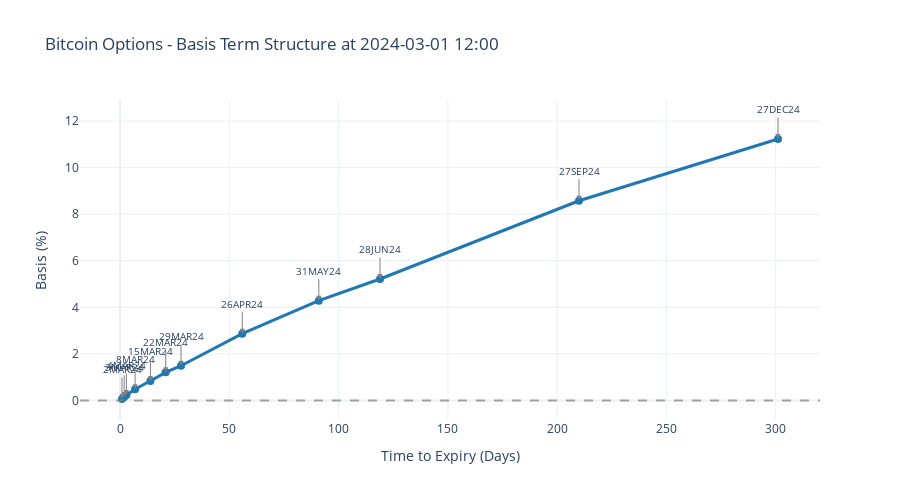

The cell this chart's notebook holds for it:
### Code cell
# Term structure of basis across expiries
# Plot basis vs time-to-expiry for a specific datetime

if not df_results.is_empty():
    # Input datetime for term structure analysis
    analysis_datetime = datetime(2024, 3, 1, 12, 0, 0)  # Example: March 1, 2024 at 12:00
    
    print(f"📊 TERM STRUCTURE ANALYSIS at {analysis_datetime}")
    
    # Find data closest to the specified datetime
    tolerance_minutes = 30  # Look within 30 minutes
    target_time = analysis_datetime
    
    term_structure_data = []
    
    for expiry in symbol_manager.opt_expiries:
        # Get data for this expiry around the target time
        expiry_data = df_results.filter(
            (pl.col('expiry') == expiry) & 
            (pl.col('timestamp') >= target_time - timedelta(minutes=tolerance_minutes)) &
            (pl.col('timestamp') <= target_time + timedelta(minutes=tolerance_minutes))
        ).sort('timestamp')
        
        if not expiry_data.is_empty():
            # Take the closest timestamp to our target
            closest_data = expiry_data.head(1)
            
            # Calculate basis and time to expiry
            basis = (closest_data['F'][0] / closest_data['S'][0]) - 1
            tau = closest_data['tau'][0]  # Time to expiry in years
            actual_timestamp = closest_data['timestamp'][0]
            
            term_structure_data.append({
                'expiry': expiry,
                'time_to_expiry_days': tau * 365.25,  # Convert to days
                'basis': basis,
                'basis_pct': basis * 100,
                'forward_price': closest_data['F'][0],
                'spot_price': closest_data['S'][0],
                'timestamp': actual_timestamp,
                'r': closest_data['r'][0],
                'q': closest_data['q'][0]
            })
    
    if term_structure_data:
        # Create DataFrame and sort by time to expiry
        df_term = pl.DataFrame(term_structure_data).sort('time_to_expiry_days')
        
        print(f"Found {len(df_term)} expiries within {tolerance_minutes} minutes of target time")
        
        # Create term structure plot
        fig = go.Figure()
        
        fig.add_trace(go.Scatter(
            x=df_term['time_to_expiry_days'].to_list(),
            y=df_term['basis_pct'].to_list(),
            mode='lines+markers',
            name='Basis',
            line=dict(color='#1f77b4', width=3),
            marker=dict(size=8, color='#1f77b4'),
            text=df_term['expiry'].to_list(),
            textposition='top center',
            hovertemplate=(
                '<b>%{text}</b><br>' +
                'Days to Expiry: %{x:.1f}<br>' +
                'Basis: %{y:.3f}%<br>' +
                'Forward: $%{customdata[0]:.2f}<br>' +
                'Spot: $%{customdata[1]:.2f}<br>' +
                '<extra></extra>'
            ),
            customdata=list(zip(
                df_term['forward_price'].to_list(),
                df_term['spot_price'].to_list()
            ))
        ))
        
        # Add horizontal line at zero
        fig.add_hline(y=0, line_dash="dash", line_color="gray", opacity=0.7)
        
        fig.update_layout(
            title=f"Bitcoin Options - Basis Term Structure at {analysis_datetime.strftime('%Y-%m-%d %H:%M')}",
            xaxis_title="Time to Expiry (Days)",
            yaxis_title="Basis (%)",
            template='plotly_white',
            height=500,
            showlegend=False
        )
        
        # Add annotations for each point
        for i, row in enumerate(df_term.iter_rows(named=True)):
            fig.add_annotation(
                x=row['time_to_expiry_days'],
                y=row['basis_pct'],
                text=row['expiry'],
                showarrow=True,
                arrowhead=2,
                arrowsize=1,
                arrowwidth=1,
                arrowcolor='gray',
                ax=0,
                ay=-30,
                font=dict(size=10)
            )
        
        fig.show()
        
        # Display term structure table
        print("📋 TERM STRUCTURE DATA:")
        display_term = df_term.with_columns([
            pl.col('time_to_expiry_days').round(1).alias('Days_to_Expiry'),
            pl.col('basis_pct').round(3).alias('Basis_%'),
            pl.col('forward_price').round(2).alias('Forward_$'),
            pl.col('spot_price').round(2).alias('Spot_$'),
            (pl.col('r') * 100).round(3).alias('USD_Rate_%'),
            (pl.col('q') * 100).round(3).alias('BTC_Rate_%')
        ]).select([
            'expiry', 'Days_to_Expiry', 'Basis_%', 'Forward_$', 'Spot_$', 
            'USD_Rate_%', 'BTC_Rate_%', 'timestamp'
        ])
        
        display(display_term)
        
        # Calculate some term structure metrics
        if len(df_term) > 1:
            avg_basis = df_term['basis_pct'].mean()
            basis_slope = (df_term['basis_pct'][-1] - df_term['basis_pct'][0]) / (df_term['time_to_expiry_days'][-1] - df_term['time_to_expiry_days'][0])
            
            print(f"\n📊 TERM STRUCTURE METRICS:")
            print(f"   Average Basis: {avg_basis:.3f}%")
            print(f"   Basis Slope: {basis_slope:.6f}% per day")
            print(f"   Contango/Backwardation: {'Contango' if avg_basis > 0 else 'Backwardation'}")
        
        print("✅ Term structure analysis complete!")
        
    else:
        print(f"❌ No data found within {tolerance_minutes} minutes of {analysis_datetime}")
        print("💡 Try adjusting the analysis_datetime or tolerance_minutes")
        
else:
    print("❌ No results available for term structure analysis")

### Figure 1 — Plotly figure (JSON) as saved in the notebook; plotly's stock layout.template omitted (floating-point values rounded to 4 significant figures)
{"data": [{"customdata": [[62020.0, 61990.0], [62080.0, 61990.0], [62100.0, 61950.0], [62280.0, 61990.0], [62500.0, 61990.0], [62730.0, 61990.0], [62910.0, 61990.0], [63760.0, 61990.0], [64640.0, 61990.0], [65220.0, 61990.0], [67300.0, 61990.0], [68940.0, 61990.0]], "hovertemplate": "<b>%{text}</b><br>Days to Expiry: %{x:.1f}<br>Basis: %{y:.3f}%<br>Forward: $%{customdata[0]:.2f}<br>Spot: $%{customdata[1]:.2f}<br><extra></extra>", "line": {"color": "#1f77b4", "width": 3}, "marker": {"color": "#1f77b4", "size": 8}, "mode": "lines+markers", "name": "Basis", "text": ["2MAR24", "3MAR24", "4MAR24", "8MAR24", "15MAR24", "22MAR24", "29MAR24", "26APR24", "31MAY24", "28JUN24", "27SEP24", "27DEC24"], "textposition": "top center", "type": "scatter", "x": [0.8548, 1.855, 2.855, 6.859, 13.86, 20.87, 27.87, 55.89, 90.92, 118.9, 210.0, 301.1], "y": [0.06222, 0.1525, 0.2348, 0.4815, 0.8307, 1.208, 1.491, 2.867, 4.285, 5.216, 8.575, 11.23]}], "layout": {"annotations": [{"arrowcolor": "gray", "arrowhead": 2, "arrowsize": 1, "arrowwidth": 1, "ax": 0, "ay": -30, "font": {"size": 10}, "showarrow": true, "text": "2MAR24", "x": 0.8548, "y": 0.06222}, {"arrowcolor": "gray", "arrowhead": 2, "arrowsize": 1, "arrowwidth": 1, "ax": 0, "ay": -30, "font": {"size": 10}, "showarrow": true, "text": "3MAR24", "x": 1.855, "y": 0.1525}, {"arrowcolor": "gray", "arrowhead": 2, "arrowsize": 1, "arrowwidth": 1, "ax": 0, "ay": -30, "font": {"size": 10}, "showarrow": true, "text": "4MAR24", "x": 2.855, "y": 0.2348}, {"arrowcolor": "gray", "arrowhead": 2, "arrowsize": 1, "arrowwidth": 1, "ax": 0, "ay": -30, "font": {"size": 10}, "showarrow": true, "text": "8MAR24", "x": 6.859, "y": 0.4815}, {"arrowcolor": "gray", "arrowhead": 2, "arrowsize": 1, "arrowwidth": 1, "ax": 0, "ay": -30, "font": {"size": 10}, "showarrow": true, "text": "15MAR24", "x": 13.86, "y": 0.8307}, {"arrowcolor": "gray", "arrowhead": 2, "arrowsize": 1, "arrowwidth": 1, "ax": 0, "ay": -30, "font": {"size": 10}, "showarrow": true, "text": "22MAR24", "x": 20.87, "y": 1.208}, {"arrowcolor": "gray", "arrowhead": 2, "arrowsize": 1, "arrowwidth": 1, "ax": 0, "ay": -30, "font": {"size": 10}, "showarrow": true, "text": "29MAR24", "x": 27.87, "y": 1.491}, {"arrowcolor": "gray", "arrowhead": 2, "arrowsize": 1, "arrowwidth": 1, "ax": 0, "ay": -30, "font": {"size": 10}, "showarrow": true, "text": "26APR24", "x": 55.89, "y": 2.867}, {"arrowcolor": "gray", "arrowhead": 2, "arrowsize": 1, "arrowwidth": 1, "ax": 0, "ay": -30, "font": {"size": 10}, "showarrow": true, "text": "31MAY24", "x": 90.92, "y": 4.285}, {"arrowcolor": "gray", "arrowhead": 2, "arrowsize": 1, "arrowwidth": 1, "ax": 0, "ay": -30, "font": {"size": 10}, "showarrow": true, "text": "28JUN24", "x": 118.9, "y": 5.216}, {"arrowcolor": "gray", "arrowhead": 2, "arrowsize": 1, "arrowwidth": 1, "ax": 0, "ay": -30, "font": {"size": 10}, "showarrow": true, "text": "27SEP24", "x": 210.0, "y": 8.575}, {"arrowcolor": "gray", "arrowhead": 2, "arrowsize": 1, "arrowwidth": 1, "ax": 0, "ay": -30, "font": {"size": 10}, "showarrow": true, "text": "27DEC24", "x": 301.1, "y": 11.23}], "height": 500, "shapes": [{"line": {"color": "gray", "dash": "dash"}, "opacity": 0.7, "type": "line", "x0": 0, "x1": 1, "xref": "x domain", "y0": 0, "y1": 0, "yref": "y"}], "showlegend": false, "title": {"text": "Bitcoin Options - Basis Term Structure at 2024-03-01 12:00"}, "xaxis": {"title": {"text": "Time to Expiry (Days)"}}, "yaxis": {"title": {"text": "Basis (%)"}}}}
